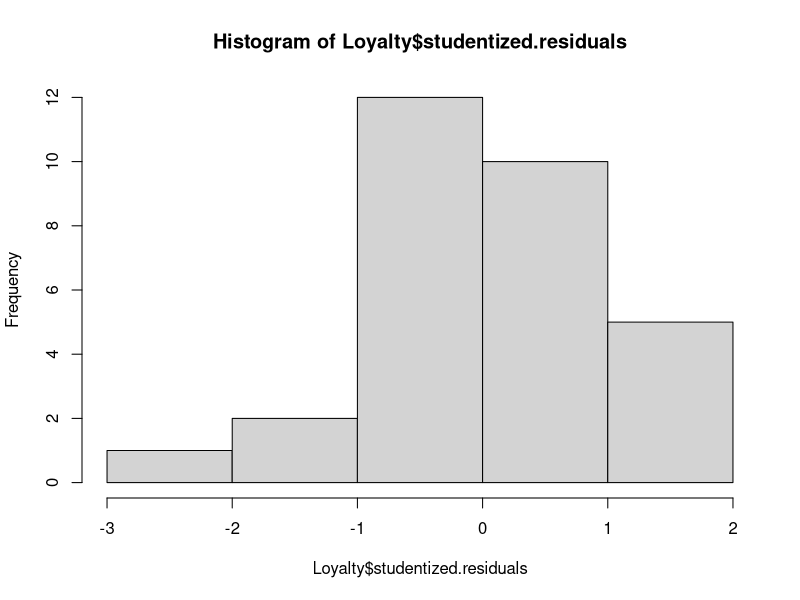

The R script that drew this image:

library(car)

# example is from the book "Marketing Research : An applied orientation"
Loyalty = read.csv2("Table 18.6.csv")

# we first use an OLS to illustrate the limitations 

olsModel = lm(Loyalty~ Brand + Product + Shopping, data = Loyalty)
summary(olsModel)# for low values of the predictors (1), the probability is negative
# they are greater than 1 for high value of the predictors (7)

# Now we use LR
LoyalModel = glm(formula = Loyalty ~ Brand + Product + Shopping, data = Loyalty,
                 family = binomial())
summary(LoyalModel)

# calculate the significance of the model

modelChi = LoyalModel$null.deviance - LoyalModel$deviance
modelChi
chidf = LoyalModel$df.null - LoyalModel$df.residual 
chiProb = 1- pchisq(modelChi, chidf)
modelChi ; chidf ; chiProb

# Rsquares

logisticPseudoR2s <- function(LogModel){
  dev <- LogModel$deviance
  nullDev <- LogModel$null.deviance
  modelN <- length(LogModel$fitted.values)
  R.l <- 1 - dev/ nullDev
  R.cs <- 1 - exp(-(nullDev - dev) /modelN)
  R.n <- R.cs / (1 - (exp(-(nullDev/modelN))))
  cat("Pseudo R^2 for logistic regression\n")
  cat("Hosmer and Lemeshow R^2 ", round(R.l, 3), "\n")
  cat("Cox and Snell R^2       ", round(R.cs, 3), "\n")
  cat("Nagelkerke R^2          ", round(R.n, 3), "\n")
}

logisticPseudoR2s(LoyalModel)

# odds ratio and CI

exp(LoyalModel$coefficients)# odds ratio
exp(confint(LoyalModel)) # should not cross 1

# testing multicollinearity

vif(LoyalModel)

# testing linearity

Loyalty$BrandLog = log(Loyalty$Brand + 1)
Loyalty$ProductLog = log(Loyalty$Product + 1)
Loyalty$ShoppingLog = log(Loyalty$Shopping + 1)

LoyalModel2 = glm(formula = Loyalty ~ Brand + Product + Shopping + Brand:BrandLog
                  + Product:ProductLog + Shopping:ShoppingLog, 
                  data = Loyalty, family = binomial())
summary(LoyalModel2)# linearity is OK!

## casewise diagnostics

# % of large residuals 
Loyalty$standardized.residuals = rstandard(LoyalModel)
sum(Loyalty$standardized.residuals >2 | Loyalty$standardized.residuals < -2)

# shape of distribution of studentized residuals
Loyalty$studentized.residuals = rstudent(LoyalModel)
hist(Loyalty$studentized.residuals)

# leverage cases
Loyalty$leverage = hatvalues(LoyalModel)
# check for values higher than 3 times the average leverage = (n predictors +1)/n 
Loyalty$leverage

# difference in betas greater than 1
Loyalty$DFBeta = dfbeta(LoyalModel)
Loyalty[, c( "leverage", "DFBeta")]


